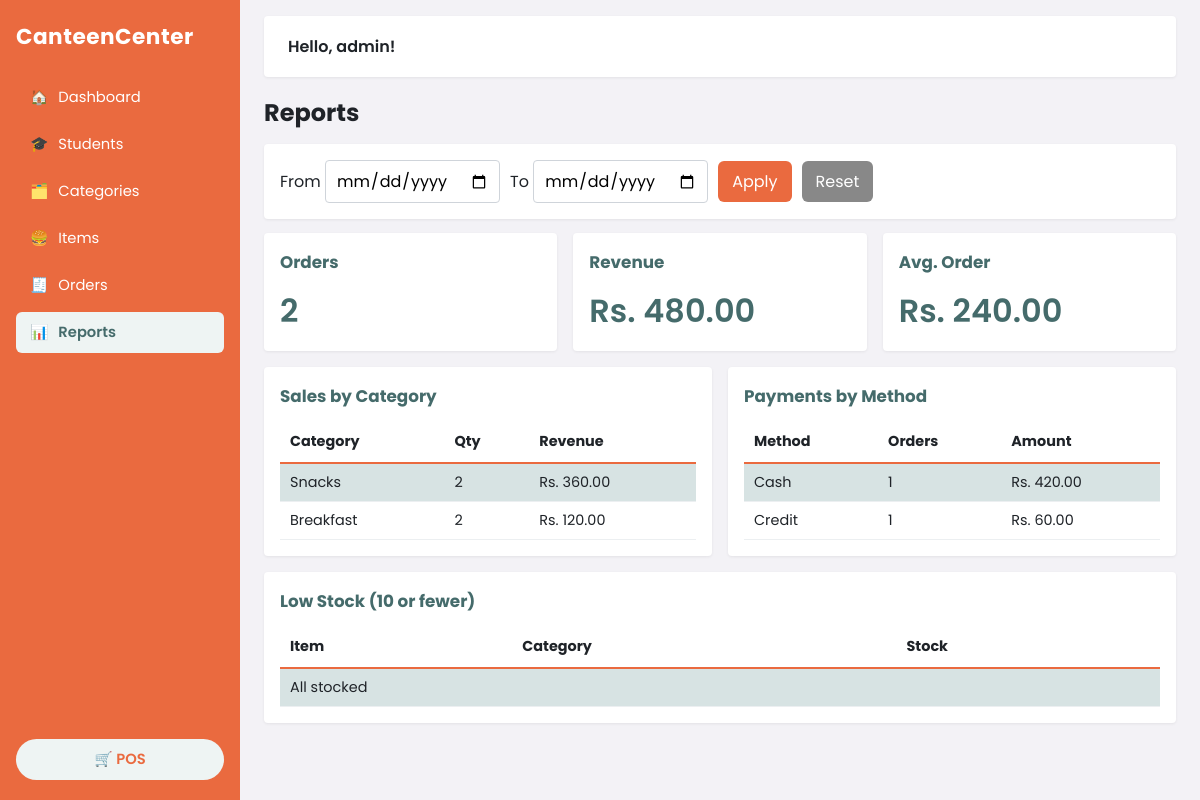
Page /reports on the committed database.
### tables this page shows
CREATE TABLE category(
  category_id integer primary key autoincrement,
  category_name text not null unique
);

CREATE TABLE payment(
  payment_id integer primary key autoincrement,
  order_id integer not null unique references orders(order_id) on delete cascade,
  method text not null check(method in ('cash','ewallet','credit')),
  amount real not null,
  status text not null default 'paid' check(status in ('paid','unpaid')),
  paid_at text not null default (datetime('now','localtime'))
);

### app.py (the view)
@app.get("/reports")
def reports():
    a = request.args.get("from", "")
    b = request.args.get("to", "")
    w = "o.status!='cancelled' and date(o.created_at) between ? and ?"
    args = (a or "0000-01-01", b or "9999-12-31")
    summary = q(f"select count(*) n, coalesce(sum(total_amount),0) t from orders o where {w}", args, one=True)
    by_cat = q(
        f"""select c.category_name n, sum(oi.quantity) qty, sum(oi.quantity*oi.price) t from order_item oi
        join orders o using(order_id) join food f using(food_id) join category c using(category_id)
        where {w} group by c.category_id order by t desc""",
        args,
    )
    by_pay = q(f"select p.method n, count(*) qty, sum(p.amount) t from payment p join orders o using(order_id) where {w} group by p.method order by t desc", args)
    low = q("select f.food_name, f.stock, c.category_name from food f join category c using(category_id) where f.stock<=10 order by f.stock")
    return render_template("reports.html", summary=summary, by_cat=by_cat, by_pay=by_pay, low=low, a=a, b=b)

### app.py (called while the page is built)
def db():
    if "db" not in g:
        g.db = sqlite3.connect(DB)
        g.db.row_factory = sqlite3.Row
        g.db.execute("pragma foreign_keys=on")
    return g.db

def q(sql, args=(), one=False):
    rows = db().execute(sql, args).fetchall()
    return (rows[0] if rows else None) if one else rows

### templates/reports.html
{% extends "base.html" %}
{% block body %}
<h2>Reports</h2>
<form class="row card" method="get">
  <label>From <input type="date" name="from" value="{{ a }}"></label>
  <label>To <input type="date" name="to" value="{{ b }}"></label>
  <button>Apply</button>
  <a class="btn" style="background:#888" href="{{ url_for('reports') }}">Reset</a>
</form>
<div class="grid g3">
  <div class="card"><h3>Orders</h3><div class="stat">{{ summary.n }}</div></div>
  <div class="card"><h3>Revenue</h3><div class="stat">Rs. {{ '%.2f'|format(summary.t) }}</div></div>
  <div class="card"><h3>Avg. Order</h3><div class="stat">Rs. {{ '%.2f'|format(summary.t/summary.n if summary.n else 0) }}</div></div>
</div>
<div class="grid g2" style="margin-top:16px">
  <div class="card"><h3>Sales by Category</h3>
    <table><thead><tr><th>Category</th><th>Qty</th><th>Revenue</th></tr></thead><tbody>
    {% for r in by_cat %}<tr><td>{{ r.n }}</td><td>{{ r.qty }}</td><td>Rs. {{ '%.2f'|format(r.t) }}</td></tr>{% else %}<tr><td colspan="3">No data</td></tr>{% endfor %}
    </tbody></table></div>
  <div class="card"><h3>Payments by Method</h3>
    <table><thead><tr><th>Method</th><th>Orders</th><th>Amount</th></tr></thead><tbody>
    {% for r in by_pay %}<tr><td>{{ r.n|capitalize }}</td><td>{{ r.qty }}</td><td>Rs. {{ '%.2f'|format(r.t) }}</td></tr>{% else %}<tr><td colspan="3">No data</td></tr>{% endfor %}
    </tbody></table></div>
</div>
<div class="card" style="margin-top:16px"><h3>Low Stock (10 or fewer)</h3>
  <table><thead><tr><th>Item</th><th>Category</th><th>Stock</th></tr></thead><tbody>
  {% for r in low %}<tr><td>{{ r.food_name }}</td><td>{{ r.category_name }}</td><td>{{ r.stock }}</td></tr>{% else %}<tr><td colspan="3">All stocked</td></tr>{% endfor %}
  </tbody></table></div>
{% endblock %}

### static/style.css (style rules this page uses)
:root { --o:#ea6a3f;--o2:#d4572d;--bg:#f3f2f6;--ink:#1f2328;--mut:#6b7280;--teal:#456b6b;--card:#fff;--ok:#2f9e44;--err:#d6336c }
* { box-sizing:border-box }
body { margin:0;font-family:Poppins,system-ui,sans-serif;background:var(--bg);color:var(--ink);display:flex;min-height:100vh }
h2 { margin:6px 0 14px }
.grid { display:grid;gap:16px }
.g3 { grid-template-columns:repeat(3,1fr) }
.g2 { grid-template-columns:1fr 1fr }
.card { background:var(--card);padding:16px;border-radius:4px;box-shadow:0 1px 3px #0001 }
.card h3 { display:flex;align-items:center;gap:10px;margin:0 0 12px;color:var(--teal);font-size:1.05rem;justify-content:space-between }
select,input { font:inherit;padding:7px 10px;border:1px solid #cfd4da;border-radius:4px;background:#fff }
button,.btn { font:inherit;padding:8px 14px;border:0;border-radius:6px;background:var(--o);color:#fff;cursor:pointer;text-decoration:none;display:inline-block }
table { width:100%;border-collapse:collapse;font-size:.9rem }
th { text-align:left;padding:10px;border-bottom:2px solid var(--o) }
td { padding:8px 10px;border-bottom:1px solid #eceff1;vertical-align:middle }
tbody tr:nth-child(odd) { background:#d7e3e3 }
tbody tr:nth-child(even) { background:#fff }
.row { display:flex;gap:10px;flex-wrap:wrap;align-items:center;margin-bottom:14px }
.stat { font-size:2rem;font-weight:600;color:var(--teal) }

### rows in the picture
category: n "Snacks", qty "2", t "360.00"
category: n "Breakfast", qty "2", t "120.00"
payment: n "Cash", qty "1", t "420.00"
payment: n "Credit", qty "1", t "60.00"

### other values in the picture
{{ ic }} "🏠" "🎓" "🗂️" "🍔" "🧾" "📊"
{{ label }} "Dashboard" "Students" "Categories" "Items" "Orders" "Reports"
{{ summary.n }} "2"
{{ '%.2f'|format(summary.t) }} "480.00"
{{ '%.2f'|format(summary.t/summary.n if summary.n else 0) }} "240.00"
